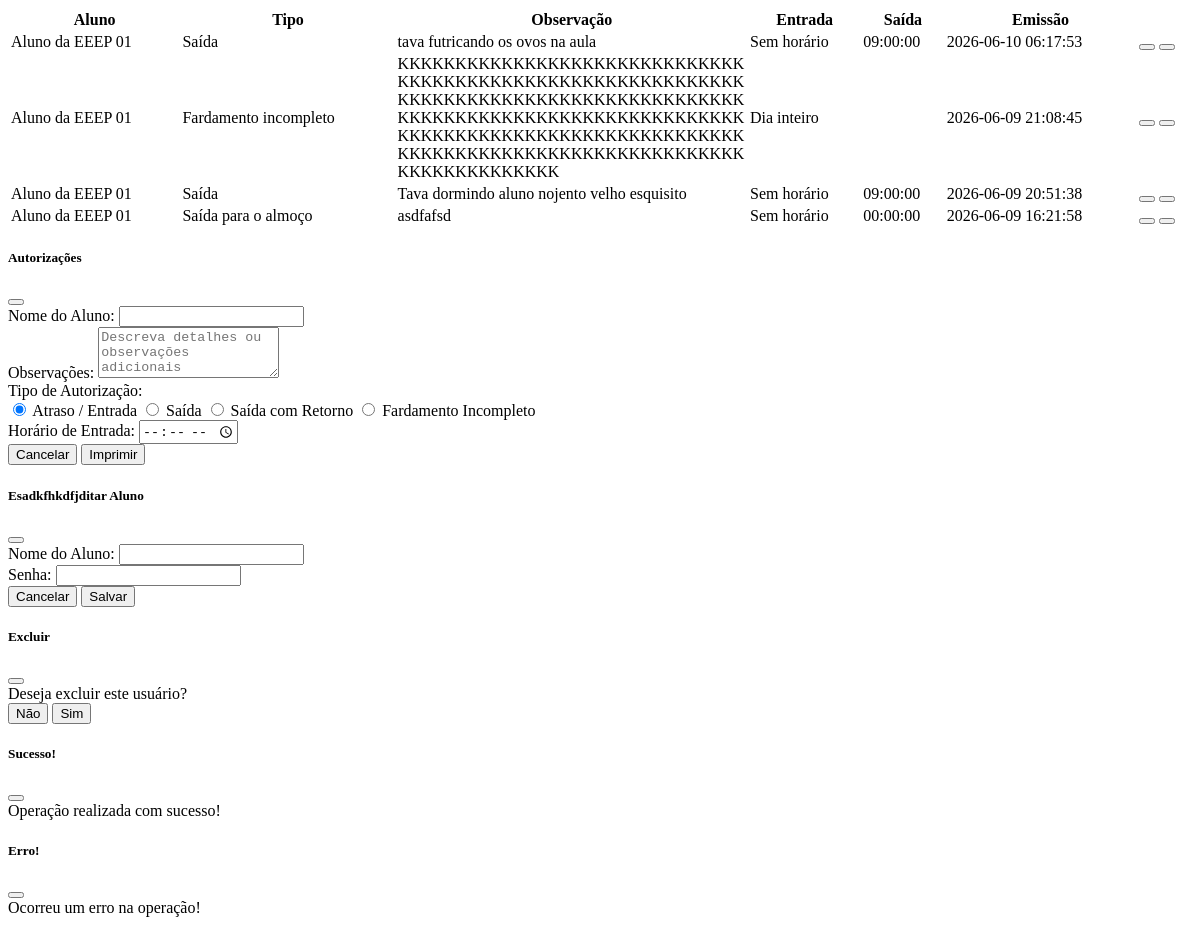
Screenshot of /listas/listar_autorizacoes.php with the database file from the repository.
### tables this page shows
CREATE TABLE `alunos` (
  `id_aluno` int(11) NOT NULL,
  `matricula` varchar(20) NOT NULL,
  `nome` varchar(100) NOT NULL,
  `id_turma` int(11) NOT NULL,
  `num_autorizacoes` int(11) DEFAULT 0
);

CREATE TABLE `autorizacoes` (
  `id` int(11) NOT NULL,
  `id_aluno` int(11) NOT NULL,
  `id_usuario` int(11) NOT NULL,
  `tipo` varchar(100) NOT NULL,
  `observacao` varchar(255) NOT NULL DEFAULT 'Sem observação',
  `data_emissao` datetime NOT NULL,
  `entrada` time DEFAULT NULL,
  `saida` time DEFAULT NULL
);

### listas/listar_autorizacoes.php (the view, shortened to what this page needs)
<!DOCTYPE html>
<html lang="pt-br">
<head>
</head>
<body>
<div class="container">
    <table class="table table-striped table-fixa">
        <thead>
            <tr>
                <th scope="col">Aluno</th>
                <th scope="col">Tipo</th>
                <th scope="col" class="col-observacao" style="width: 30%;">Observação</th>
                <th scope="col">Entrada</th>
                <th scope="col">Saída</th>
                <th scope="col">Emissão</th>
                <th scope="col"></th>
            </tr>
        </thead>
        <tbody>
            <?php
            $select_autorizacoes = mysqli_query($conn, "SELECT * FROM autorizacoes ORDER BY data_emissao DESC");
            $num_rows = mysqli_num_rows($select_autorizacoes);
            $contador_lista = 0;
            if ($num_rows == 0) {
                echo "<tr><td colspan='5'>Nenhuma autorização encontrada.</td></tr>";
            } else {
                while ($contador_lista < $num_rows) {
                    $autorizacoes = mysqli_fetch_assoc($select_autorizacoes);
                    $id_aluno = $autorizacoes['id_aluno'];
                    $nome_aluno = mysqli_query($conn, "SELECT nome FROM alunos WHERE id_aluno = $id_aluno");
                    $result_nome = mysqli_fetch_assoc($nome_aluno);
                    $contador_lista++;
                ?>
                    <tr>
                        <td><?php echo $result_nome['nome']; ?></td>
                        <?php
                        $tipo = $autorizacoes['tipo'];
                            switch ($tipo) {
                            case "saida_almoco":
                                ?>
                                <td> Saída para o almoço </td>
                                <?php
                                break;
                            case "fardamento_incompleto":
                                ?>
                                <td>Fardamento incompleto</td>
                                <?php
                                break;
                            case "saida":
                                ?>
                                <td>Saída</td>
                                <?php
                                break;
                                ?>
                                <?php
                        }
                        ?>
                        <td class="col-observacao"><?php echo $autorizacoes['observacao']; ?></td>
                        <?php
                        $tipo = $autorizacoes['tipo'];
                            switch ($tipo) {
                            case "saida_almoco":
                                ?>
                                <td>Sem horário</td>
                                <td><?php echo $autorizacoes['saida']; ?></td>
                                <?php
                                break;
                            case "fardamento_incompleto":
                                ?>
                                <td colspan="2">Dia inteiro</td>
                                <?php
                                break;
                            case "saida":
                                ?>
                                <td>Sem horário</td>
                                <td><?php echo $autorizacoes['saida']; ?></td>
                                <?php
                                break;
                                ?>
                                <?php
                            }
                        ?>
                        <td><?php echo $autorizacoes['data_emissao']; ?></td>
                        <td>
                            <button type="button" class="btn btn-outline-dark"
                                data-bs-toggle="modal"
                                data-bs-target="#editarAutorizacao"
                                data-bs-curso="<?php echo $curso_aluno; ?>"
                                data-bs-serie="<?php echo $serie_aluno; ?>"
                                data-bs-id="<?php echo $alunos['id_aluno'] ?>"
                                data-bs-aluno="<?php echo $alunos['nome'] ?>">
                            </button>
                            <button type="button" class="btn btn-outline-dark"
                                data-bs-toggle="modal"
                                data-bs-target="#confirmDeleteModal"
                                data-bs-id="<?php echo $alunos['id_aluno'] ?>"
                                data-bs-aluno="<?php echo $alunos['nome'] ?>">
                            </button>
                        </td>
                    </tr>
            <?php
                }
            }
            ?>
        </tbody>
    </table>
</div>
<div class="modal fade" id="editarAutorizacao" tabindex="-1" aria-labelledby="exampleModalLabel" aria-hidden="true">
    <div class="modal-dialog">
        <div class="modal-content">
            <div class="modal-header">
                <h5 class="modal-title">Autorizações</h5>
                <button type="button" class="btn-close" data-bs-dismiss="modal" aria-label="Close"></button>
            </div>
            <form method="POST" action="autorizacao.php">
                <div class="modal-body">
                    <div class="mb-3">
                        <label class="col-form-label">Nome do Aluno:</label>
                        <input type="text" class="form-control" id="nomeAluno" name="aluno" required>
                    </div>
                    <div class="mb-3">
                        <label class="col-form-label">Observações:</label>
                        <textarea class="form-control" id="observacoes" name="obs" rows="3" placeholder="Descreva detalhes ou observações adicionais"></textarea>
                    </div>
                    <div class="mb-4">
                        <label class="form-label d-block">Tipo de Autorização:</label>
                        <div class="btn-group w-100 flex-wrap" role="group" aria-label="Tipo de autorização">
                            <input type="radio" class="btn-check" name="tipo_autorizacao" id="tipoAtraso" value="atraso_entrada" checked autocomplete="off" onchange="alternarCamposHorario()">
                            <label class="btn btn-outline-primary" for="tipoAtraso">Atraso / Entrada</label>
                            <input type="radio" class="btn-check" name="tipo_autorizacao" id="tipoSaida" value="saida" autocomplete="off" onchange="alternarCamposHorario()">
                            <label class="btn btn-outline-primary" for="tipoSaida">Saída</label>
                            <input type="radio" class="btn-check" name="tipo_autorizacao" id="tipoRetorno" value="saida_com_retorno" autocomplete="off" onchange="alternarCamposHorario()">
                            <label class="btn btn-outline-primary" for="tipoRetorno">Saída com Retorno</label>
                            <input type="radio" class="btn-check" name="tipo_autorizacao" id="tipoFardamento" value="fardamento_incompleto" autocomplete="off" onchange="alternarCamposHorario()">
                            <label class="btn btn-outline-primary" for="tipoFardamento">Fardamento Incompleto</label>
                        </div>
                    </div>
                    <div class="row g-2">
                        <div class="col-md-6" id="containerEntrada">
                            <div class="mb-3">
                                <label for="horarioEntrada" class="form-label">Horário de Entrada:</label>
                                <input type="time" class="form-control" id="horarioEntrada" name="horario_entrada">
                            </div>
                        </div>
                    </div>
                </div>
                <div class="modal-footer">
                    <button type="button" class="btn btn-secondary" data-bs-dismiss="modal">Cancelar</button>
                    <button type="submit" class="btn btn-primary">Imprimir</button>
                </div>
            </form>
        </div>
    </div>
</div>
<div class="modal fade" id="alunoModal" tabindex="-1" aria-labelledby="exampleModalLabel" aria-hidden="true">
    <div class="modal-dialog">
        <div class="modal-content">
            <div class="modal-header">
                <h5 class="modal-title">Esadkfhkdfjditar Aluno</h5>
                <button type="button" class="btn-close" data-bs-dismiss="modal" aria-label="Close"></button>
            </div>
            <form method="POST" action="editar.php?edit=usuario">
                <div class="modal-body">
                    <div class="mb-3">
                        <label class="col-form-label">Nome do Aluno:</label>
                        <input type="text" class="form-control" id="editarAluno" name="aluno" required>
                    </div>
                    <div class="mb-3">
                        <label for="userPassword" class="col-form-label">Senha:</label>
                        <input type="password" class="form-control" id="userPassword" name="senha">
                    </div>
                </div>
                <div class="modal-footer">
                    <button type="button" class="btn btn-secondary" data-bs-dismiss="modal">Cancelar</button>
                    <button type="submit" class="btn btn-primary">Salvar</button>
                </div>
            </form>
        </div>
    </div>
</div>
<div class="modal fade" id="confirmDeleteModal" tabindex="-1" aria-labelledby="exampleModalLabel" aria-hidden="true">
    <div class="modal-dialog">
        <div class="modal-content">
            <div class="modal-header text-white bg-danger">
                <h5 class="modal-title" id="exampleModalLabel">Excluir</h5>
                <button type="button" class="btn-close" data-bs-dismiss="modal" aria-label="Close"></button>
            </div>
            <form method="POST" action="excluir.php?delete=usuario">
                <div class="modal-body">
                    Deseja excluir este usuário?
                </div>
                <div class="modal-footer">
                    <button type="button" class="btn btn-secondary" data-bs-dismiss="modal">Não</button>
                    <button type="submit" class="btn btn-primary">Sim</button>
                </div>
            </form>
        </div>
    </div>
</div>
<div class="modal fade" id="sucessoModal" tabindex="-1" aria-labelledby="exampleModalLabel" aria-hidden="true">
    <div class="modal-dialog" role="document">
        <div class="modal-content">
            <div class="modal-header text-white bg-success">
                <h5 class="modal-title" id="exampleModalLabel"><i class="bi bi-check-lg"></i> Sucesso!</h5>
                <button type="button" class="btn-close" data-bs-dismiss="modal" aria-label="Close"></button>
            </div>
            <div class="modal-body">
                Operação realizada com sucesso!
            </div>
        </div>
    </div>
</div>
<div class="modal fade" id="erroModal" tabindex="-1" role="dialog" aria-labelledby="exampleModalLabel" aria-hidden="true">
    <div class="modal-dialog" role="document">
        <div class="modal-content">
            <div class="modal-header text-white bg-danger">
                <h5 class="modal-title" id="exampleModalLabel"><i class="bi bi-x-lg mr-2"></i> Erro!</h5>
                <button type="button" class="btn-close" data-bs-dismiss="modal" aria-label="Close"></button>
            </div>
            <div class="modal-body">
                Ocorreu um erro na operação!
            </div>
        </div>
    </div>
</div>
</body>
</html>

### listas/listar_autorizacoes.php (style rules this page uses)
.table-fixa { width: 100%; }
.col-observacao { word-wrap: break-word; overflow-wrap: break-word; word-break: break-word; }

### rows the page displays
alunos: nome "Aluno da EEEP 01"
autorizacoes: observacao "tava futricando os ovos na aula", saida "09:00:00", data_emissao "2026-06-10 06:17:53"
autorizacoes: observacao "KKKKKKKKKKKKKKKKKKKKKKKKKKKKKKKKKKKKKKKKKKKKKKKKKKKKKKKKKKKKKKKKKKKKKKKKKKKKKKKKKKKKKKKKKKKKKKKKKKKKKKKKKKKKKKKKKKKKKKKKKKKKKKKKKKKKKKKKKKKKKKKKKKKKKKKKKKKKKKKKKKKKKKKKKKKKKKKKKKKKKKKKKKKKKKKKKK", data_emissao "2026-06-09 21:08:45"
autorizacoes: observacao "Tava dormindo aluno nojento velho esquisito", saida "09:00:00", data_emissao "2026-06-09 20:51:38"
autorizacoes: observacao "asdfafsd", saida "00:00:00", data_emissao "2026-06-09 16:21:58"
